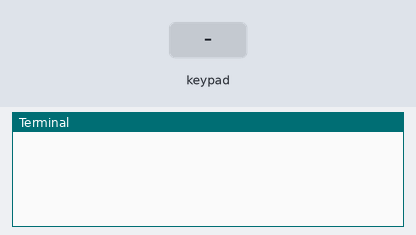
Bench run of a program on a simulated Raspberry Pi (BCM pin numbers). On the bench: the last lines printed to the terminal. Inputs (shaded band) come from the test bench.

Above: at 1.2 s.
1.3 s: key '1' pressed
At 2.4 s:
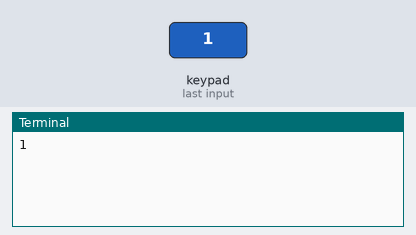
3.0 s: keypad keys 1 2 # pressed 0.4 s apart
At 4.3 s:
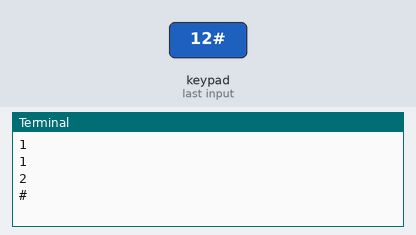
5.7 s: key 'A' pressed
At 7.0 s:
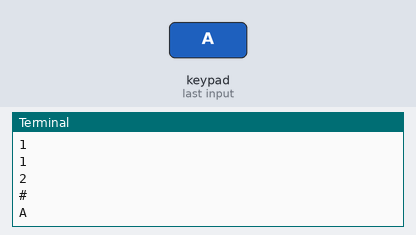
7.5 s: keypad keys 1 2 * pressed 0.4 s apart
At 9.0 s:
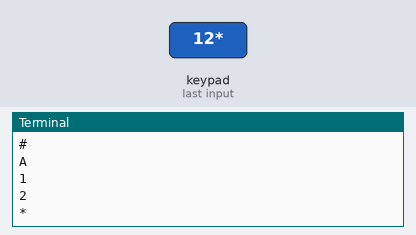
10.2 s: key 'B' pressed
At 11.7 s:
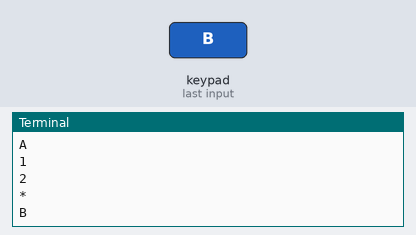
12.0 s: keypad keys 1 2 D pressed 0.4 s apart
At 13.6 s:
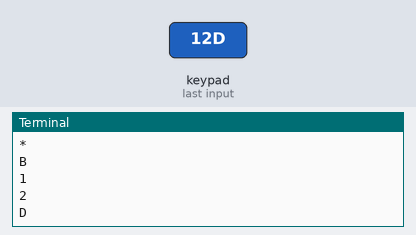

The program:

example08-matrixkeypad.py
```python
import RPi.GPIO as GPIO
GPIO.setmode(GPIO.BCM)
GPIO.setwarnings(False)
import time
import passivebuzzer
import matrixkeypad

#pin map
D2 = 17
D3 = 18
D4 = 27
D5 = 22
D6 = 23
D7 = 24
D8 = 25
D9 = 4
D10 = 8
A3 = 7

while True:
    if matrixkeypad.checkKeypress() != None:
        print(matrixkeypad.checkKeypress())
    time.sleep(0.5)
```

passivebuzzer.py
```python
#PASSIVE BUZZER LIBRARY
import RPi.GPIO as GPIO
import time

#playnote function takes in:
#   pin (the pin the buzzer is connected to)
#   pitch (the requency of the note to play)
#   duration (how long to play the note, in seconds)
def playnote(pin, pitch, duration):
    delay = (1.0/pitch) * 1/2
    cycles = int(duration * pitch)
    for _ in range(cycles):
        GPIO.output(pin,1)
        time.sleep(delay)
        GPIO.output(pin,0)
        time.sleep(delay)
```

matrixkeypad.py
```python
import random, time
import RPi.GPIO as GPIO

GPIO.setmode(GPIO.BCM)
GPIO.setwarnings(False)

D2 = 17
D3 = 18
D4 = 27
D5 = 22
D6 = 23
D7 = 24
D8 = 25
D9 = 4
D10 = 8
A3 = 7

MATRIX = [[1,2,3,'A'],
          [4,5,6,'B'],
          [7,8,9,'C'],
          ['*',0,'#','D']]

ROW = [D9, D8, D7, D6]
COL = [D5, D4, D3, D2]

for i in range(4):
    GPIO.setup(ROW[i], GPIO.IN, pull_up_down = GPIO.PUD_UP)
for j in range(4):
    GPIO.setup(COL[j], GPIO.OUT)
    GPIO.output(COL[j], 1)

def checkKeypress():
    for j in range(4):
        GPIO.output(COL[j],0)
        for i in range(4):
            if GPIO.input(ROW[i])==0:
                GPIO.output(COL[j],1)
                return MATRIX[i][j]
                #time.sleep(0.2)
                #while GPIO.input(ROW[i])==0:
                    #pass
        GPIO.output(COL[j],1)
```

Measured:
- after the input at 1.3 s, the terminal: prints a new line after 0.20 s (image 1)
- after the input at 3.0 s, the terminal: prints a new line after 0.50 s (image 2)
- after the input at 5.7 s, the terminal: prints a new line after 0.30 s (image 3)
- after the input at 7.5 s, the terminal: prints a new line at once (image 4)
- after the input at 10.2 s, the terminal: prints a new line after 0.30 s (image 5)
- after the input at 12.0 s, the terminal: prints a new line at once (image 6)
